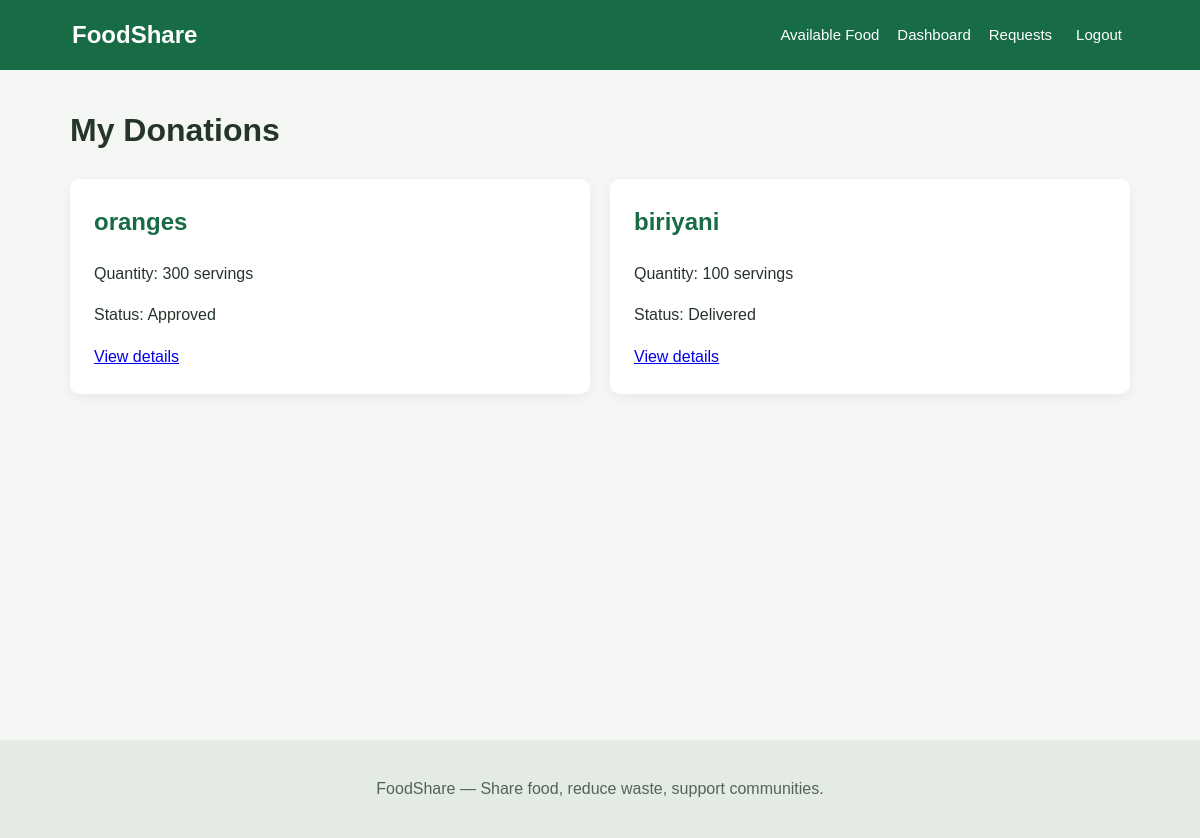
/donations/my/ (signed in), run on the app's committed database.
### donations/models.py (models this page shows, shortened)
class FoodDonation(models.Model):
    STATUS_CHOICES = [
        ("available", "Available"),
        ("requested", "Requested"),
        ("approved", "Approved"),
        ("collected", "Collected"),
        ("delivered", "Delivered"),
    ]
    donor = models.ForeignKey(
        settings.AUTH_USER_MODEL,
        on_delete=models.CASCADE,
        related_name="food_donations",
    )
    food_name = models.CharField(max_length=150)
    description = models.TextField()
    quantity = models.PositiveIntegerField(
        help_text="Quantity in servings"
    )
    pickup_location = models.CharField(max_length=255)
    safe_until = models.DateTimeField(
        help_text="Latest safe-consumption date and time"
    )
    created_at = models.DateTimeField(auto_now_add=True)
    status = models.CharField(
        max_length=12,
        choices=STATUS_CHOICES,
        default="available",
    )

### donations/views.py (the view)
# urls.py: path("my/", views.my_donations, name="my_donations"),
@login_required
def my_donations(request):
    foods = FoodDonation.objects.filter(
        donor=request.user
    ).order_by("-created_at")
    return render(request, "donations/my_donations.html", {"foods": foods})

### templates/donations/my_donations.html (shortened to what this page needs)
{% extends "base.html" %}
{% block content %}
<h1>My Donations</h1>
<div class="grid">
    {% for food in foods %}
        <article class="card">
            <h2>{{ food.food_name }}</h2>
            <p>Quantity: {{ food.quantity }} servings</p>
            <p>Status: {{ food.get_status_display }}</p>
            <a href="{% url 'food_detail' food.pk %}">View details</a>
        </article>
    {% empty %}
        <p>You have not added any donations yet.</p>
    {% endfor %}
</div>
{% endblock %}

### static/css/style.css (style rules this page uses)
* { box-sizing: border-box; }
body { margin: 0; font-family: Arial, sans-serif; background: #f4f7f4; color: #26352b; line-height: 1.6; }
.grid { display: grid; grid-template-columns: repeat(auto-fit, minmax(245px, 1fr)); gap: 20px; margin: 22px 0; }
.card, .form-card { background: white; padding: 24px; border-radius: 10px; box-shadow: 0 3px 12px rgba(0, 0, 0, 0.06); overflow-wrap: anywhere; }
.card h2, .card h3 { color: #176b45; margin-top: 0; }

### data on the page
FoodDonation: food_name "oranges", quantity "300", status "Approved"
FoodDonation: food_name "biriyani", quantity "100", status "Delivered"
